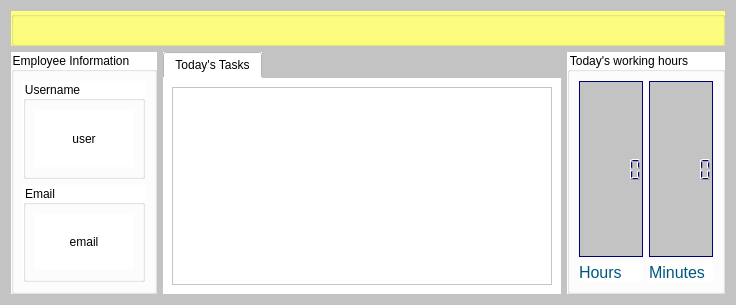
<?xml version="1.0" encoding="UTF-8"?>
<ui version="4.0">
 <class>Widget</class>
 <widget class="QWidget" name="Widget">
  <property name="geometry">
   <rect>
    <x>0</x>
    <y>0</y>
    <width>736</width>
    <height>305</height>
   </rect>
  </property>
  <property name="sizePolicy">
   <sizepolicy hsizetype="Fixed" vsizetype="Fixed">
    <horstretch>0</horstretch>
    <verstretch>0</verstretch>
   </sizepolicy>
  </property>
  <property name="windowTitle">
   <string>MIT Attendance</string>
  </property>
  <property name="windowIcon">
   <iconset resource="Resources.qrc">
    <normaloff>:/Images/download.png</normaloff>:/Images/download.png</iconset>
  </property>
  <property name="styleSheet">
   <string notr="true">background-color: rgb(195, 195, 195);</string>
  </property>
  <layout class="QVBoxLayout" name="verticalLayout_4">
   <item>
    <widget class="QGroupBox" name="groupBox_5">
     <property name="sizePolicy">
      <sizepolicy hsizetype="Preferred" vsizetype="Fixed">
       <horstretch>0</horstretch>
       <verstretch>0</verstretch>
      </sizepolicy>
     </property>
     <property name="styleSheet">
      <string notr="true">background-color: rgb(255, 255, 127);</string>
     </property>
     <property name="title">
      <string/>
     </property>
     <layout class="QHBoxLayout" name="horizontalLayout_3">
      <property name="leftMargin">
       <number>2</number>
      </property>
      <property name="topMargin">
       <number>2</number>
      </property>
      <property name="rightMargin">
       <number>2</number>
      </property>
      <property name="bottomMargin">
       <number>2</number>
      </property>
      <item>
       <widget class="QPushButton" name="pushButton">
        <property name="sizePolicy">
         <sizepolicy hsizetype="Minimum" vsizetype="Fixed">
          <horstretch>1</horstretch>
          <verstretch>0</verstretch>
         </sizepolicy>
        </property>
        <property name="sizeIncrement">
         <size>
          <width>1</width>
          <height>0</height>
         </size>
        </property>
        <property name="styleSheet">
         <string notr="true">color: rgb(0, 0, 0);</string>
        </property>
        <property name="text">
         <string/>
        </property>
        <property name="icon">
         <iconset resource="Resources.qrc">
          <normaloff>:/Images/buildings.png</normaloff>:/Images/buildings.png</iconset>
        </property>
        <property name="flat">
         <bool>true</bool>
        </property>
       </widget>
      </item>
      <item>
       <widget class="QPushButton" name="startButton">
        <property name="sizePolicy">
         <sizepolicy hsizetype="Minimum" vsizetype="Fixed">
          <horstretch>1</horstretch>
          <verstretch>0</verstretch>
         </sizepolicy>
        </property>
        <property name="sizeIncrement">
         <size>
          <width>1</width>
          <height>0</height>
         </size>
        </property>
        <property name="styleSheet">
         <string notr="true"/>
        </property>
        <property name="text">
         <string/>
        </property>
        <property name="icon">
         <iconset resource="Resources.qrc">
          <normaloff>:/Images/play.png</normaloff>:/Images/play.png</iconset>
        </property>
        <property name="checkable">
         <bool>true</bool>
        </property>
        <property name="flat">
         <bool>true</bool>
        </property>
       </widget>
      </item>
      <item>
       <spacer name="horizontalSpacer_2">
        <property name="orientation">
         <enum>Qt::Horizontal</enum>
        </property>
        <property name="sizeHint" stdset="0">
         <size>
          <width>10</width>
          <height>20</height>
         </size>
        </property>
       </spacer>
      </item>
      <item>
       <widget class="QPushButton" name="pauseButton">
        <property name="sizePolicy">
         <sizepolicy hsizetype="Minimum" vsizetype="Fixed">
          <horstretch>1</horstretch>
          <verstretch>0</verstretch>
         </sizepolicy>
        </property>
        <property name="sizeIncrement">
         <size>
          <width>1</width>
          <height>0</height>
         </size>
        </property>
        <property name="styleSheet">
         <string notr="true"/>
        </property>
        <property name="text">
         <string/>
        </property>
        <property name="icon">
         <iconset resource="Resources.qrc">
          <normaloff>:/Images/pause.png</normaloff>:/Images/pause.png</iconset>
        </property>
        <property name="checkable">
         <bool>true</bool>
        </property>
        <property name="flat">
         <bool>true</bool>
        </property>
       </widget>
      </item>
      <item>
       <widget class="QPushButton" name="resumeButton">
        <property name="sizePolicy">
         <sizepolicy hsizetype="Minimum" vsizetype="Fixed">
          <horstretch>1</horstretch>
          <verstretch>0</verstretch>
         </sizepolicy>
        </property>
        <property name="sizeIncrement">
         <size>
          <width>1</width>
          <height>0</height>
         </size>
        </property>
        <property name="styleSheet">
         <string notr="true"/>
        </property>
        <property name="text">
         <string/>
        </property>
        <property name="icon">
         <iconset resource="Resources.qrc">
          <normaloff>:/Images/pause-play.png</normaloff>:/Images/pause-play.png</iconset>
        </property>
        <property name="checkable">
         <bool>true</bool>
        </property>
        <property name="flat">
         <bool>true</bool>
        </property>
       </widget>
      </item>
      <item>
       <spacer name="horizontalSpacer_3">
        <property name="orientation">
         <enum>Qt::Horizontal</enum>
        </property>
        <property name="sizeHint" stdset="0">
         <size>
          <width>10</width>
          <height>20</height>
         </size>
        </property>
       </spacer>
      </item>
      <item>
       <widget class="QPushButton" name="logOutButton">
        <property name="sizePolicy">
         <sizepolicy hsizetype="Minimum" vsizetype="Fixed">
          <horstretch>1</horstretch>
          <verstretch>0</verstretch>
         </sizepolicy>
        </property>
        <property name="sizeIncrement">
         <size>
          <width>1</width>
          <height>0</height>
         </size>
        </property>
        <property name="styleSheet">
         <string notr="true"/>
        </property>
        <property name="text">
         <string/>
        </property>
        <property name="icon">
         <iconset resource="Resources.qrc">
          <normaloff>:/Images/logout.png</normaloff>:/Images/logout.png</iconset>
        </property>
        <property name="checkable">
         <bool>false</bool>
        </property>
        <property name="flat">
         <bool>true</bool>
        </property>
       </widget>
      </item>
      <item>
       <widget class="QPushButton" name="stopButton">
        <property name="sizePolicy">
         <sizepolicy hsizetype="Minimum" vsizetype="Fixed">
          <horstretch>1</horstretch>
          <verstretch>0</verstretch>
         </sizepolicy>
        </property>
        <property name="sizeIncrement">
         <size>
          <width>1</width>
          <height>0</height>
         </size>
        </property>
        <property name="styleSheet">
         <string notr="true"/>
        </property>
        <property name="text">
         <string/>
        </property>
        <property name="icon">
         <iconset resource="Resources.qrc">
          <normaloff>:/Images/stop.png</normaloff>:/Images/stop.png</iconset>
        </property>
        <property name="checkable">
         <bool>true</bool>
        </property>
        <property name="flat">
         <bool>true</bool>
        </property>
       </widget>
      </item>
      <item>
       <spacer name="horizontalSpacer">
        <property name="orientation">
         <enum>Qt::Horizontal</enum>
        </property>
        <property name="sizeHint" stdset="0">
         <size>
          <width>400</width>
          <height>20</height>
         </size>
        </property>
       </spacer>
      </item>
     </layout>
    </widget>
   </item>
   <item>
    <layout class="QHBoxLayout" name="horizontalLayout_2">
     <item>
      <widget class="QGroupBox" name="employeeGroupBox">
       <property name="sizePolicy">
        <sizepolicy hsizetype="Preferred" vsizetype="Preferred">
         <horstretch>0</horstretch>
         <verstretch>0</verstretch>
        </sizepolicy>
       </property>
       <property name="styleSheet">
        <string notr="true">background-color: rgb(255, 255, 255);</string>
       </property>
       <property name="title">
        <string>Employee Information</string>
       </property>
       <layout class="QVBoxLayout" name="verticalLayout">
        <item>
         <widget class="QGroupBox" name="usernameGroupBox">
          <property name="title">
           <string>Username</string>
          </property>
          <layout class="QVBoxLayout" name="verticalLayout_7">
           <item>
            <widget class="QLabel" name="userLabel">
             <property name="text">
              <string>user</string>
             </property>
             <property name="alignment">
              <set>Qt::AlignCenter</set>
             </property>
            </widget>
           </item>
          </layout>
         </widget>
        </item>
        <item>
         <widget class="QGroupBox" name="emailGroupBox">
          <property name="title">
           <string>Email</string>
          </property>
          <layout class="QVBoxLayout" name="verticalLayout_6">
           <item>
            <widget class="QLabel" name="emailLabel">
             <property name="text">
              <string>email</string>
             </property>
             <property name="alignment">
              <set>Qt::AlignCenter</set>
             </property>
            </widget>
           </item>
          </layout>
         </widget>
        </item>
       </layout>
      </widget>
     </item>
     <item>
      <widget class="QTabWidget" name="tasksGroupBox">
       <property name="sizePolicy">
        <sizepolicy hsizetype="Expanding" vsizetype="Expanding">
         <horstretch>0</horstretch>
         <verstretch>0</verstretch>
        </sizepolicy>
       </property>
       <property name="styleSheet">
        <string notr="true">background-color: rgb(255, 255, 255);
selection-color: rgb(159, 159, 159);
border-color: rgb(159, 159, 159);</string>
       </property>
       <property name="currentIndex">
        <number>0</number>
       </property>
       <widget class="QWidget" name="Tasks">
        <attribute name="title">
         <string>Today's Tasks</string>
        </attribute>
        <layout class="QVBoxLayout" name="verticalLayout_5">
         <item>
          <widget class="QTextEdit" name="tasksInput"/>
         </item>
        </layout>
       </widget>
      </widget>
     </item>
     <item>
      <widget class="QGroupBox" name="hoursGroupBox">
       <property name="sizePolicy">
        <sizepolicy hsizetype="Preferred" vsizetype="Preferred">
         <horstretch>0</horstretch>
         <verstretch>0</verstretch>
        </sizepolicy>
       </property>
       <property name="styleSheet">
        <string notr="true">background-color: rgb(255, 255, 255);</string>
       </property>
       <property name="title">
        <string>Today's working hours</string>
       </property>
       <layout class="QHBoxLayout" name="horizontalLayout">
        <item>
         <layout class="QVBoxLayout" name="verticalLayout_2">
          <item>
           <widget class="QLCDNumber" name="hoursLCD">
            <property name="styleSheet">
             <string notr="true">color: rgb(0, 0, 127);
background-color: rgb(195, 195, 195);</string>
            </property>
            <property name="frameShape">
             <enum>QFrame::Box</enum>
            </property>
            <property name="frameShadow">
             <enum>QFrame::Plain</enum>
            </property>
            <property name="segmentStyle">
             <enum>QLCDNumber::Filled</enum>
            </property>
           </widget>
          </item>
          <item>
           <widget class="QLabel" name="hoursLabel">
            <property name="sizePolicy">
             <sizepolicy hsizetype="Preferred" vsizetype="Fixed">
              <horstretch>0</horstretch>
              <verstretch>0</verstretch>
             </sizepolicy>
            </property>
            <property name="font">
             <font>
              <pointsize>12</pointsize>
             </font>
            </property>
            <property name="styleSheet">
             <string notr="true">color: rgb(0, 85, 127);
border-color:  rgb(0, 85, 127);
border-radius: 5;
border: 10
</string>
            </property>
            <property name="text">
             <string>Hours</string>
            </property>
           </widget>
          </item>
         </layout>
        </item>
        <item>
         <layout class="QVBoxLayout" name="verticalLayout_3">
          <item>
           <widget class="QLCDNumber" name="minutesLCD">
            <property name="styleSheet">
             <string notr="true">color: rgb(0, 0, 127);
background-color: rgb(195, 195, 195);</string>
            </property>
            <property name="frameShape">
             <enum>QFrame::Box</enum>
            </property>
            <property name="frameShadow">
             <enum>QFrame::Plain</enum>
            </property>
            <property name="segmentStyle">
             <enum>QLCDNumber::Filled</enum>
            </property>
           </widget>
          </item>
          <item>
           <widget class="QLabel" name="minutesLabel">
            <property name="sizePolicy">
             <sizepolicy hsizetype="Preferred" vsizetype="Fixed">
              <horstretch>0</horstretch>
              <verstretch>0</verstretch>
             </sizepolicy>
            </property>
            <property name="font">
             <font>
              <pointsize>12</pointsize>
             </font>
            </property>
            <property name="styleSheet">
             <string notr="true">color: rgb(0, 85, 127);
border-color:  rgb(0, 85, 127);
border-radius: 5;
border: 10
</string>
            </property>
            <property name="text">
             <string>Minutes</string>
            </property>
           </widget>
          </item>
         </layout>
        </item>
       </layout>
      </widget>
     </item>
    </layout>
   </item>
  </layout>
 </widget>
 <resources>
  <include location="Resources.qrc"/>
 </resources>
 <connections/>
</ui>
